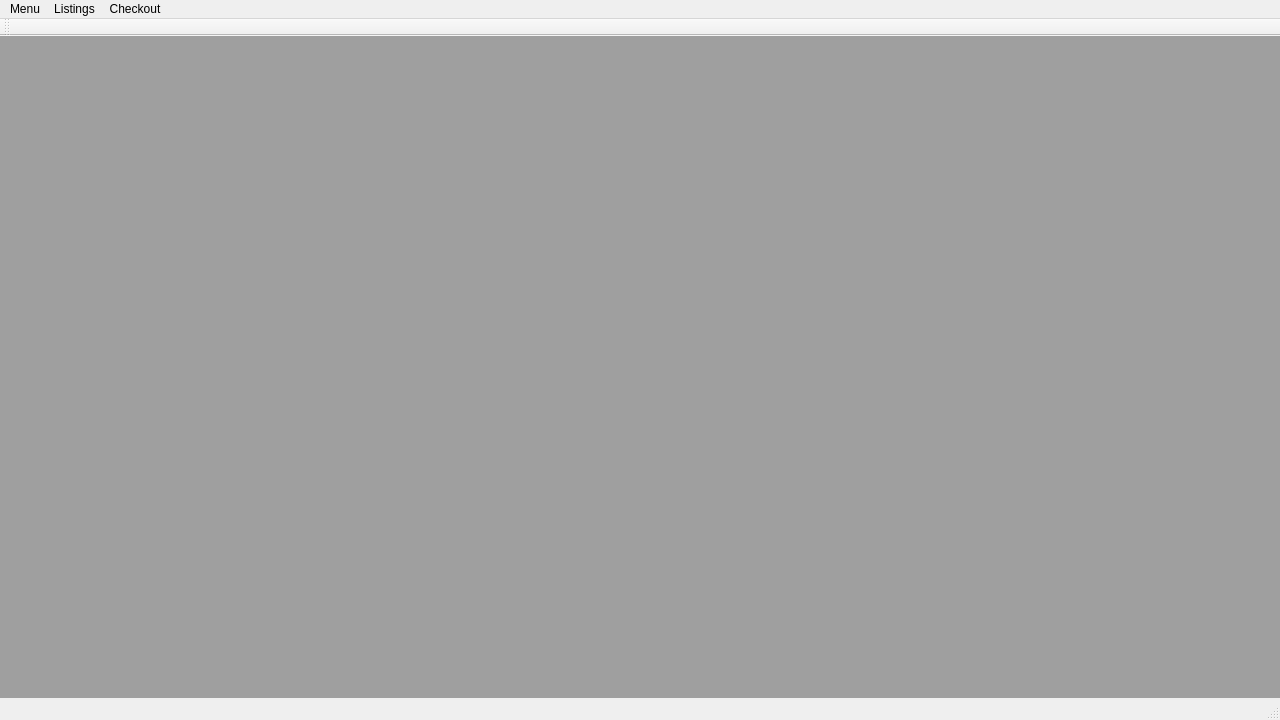
<?xml version="1.0" encoding="UTF-8"?>
<ui version="4.0">
 <class>MainWindow</class>
 <widget class="QMainWindow" name="MainWindow">
  <property name="geometry">
   <rect>
    <x>0</x>
    <y>0</y>
    <width>1280</width>
    <height>720</height>
   </rect>
  </property>
  <property name="sizePolicy">
   <sizepolicy hsizetype="Fixed" vsizetype="Fixed">
    <horstretch>0</horstretch>
    <verstretch>0</verstretch>
   </sizepolicy>
  </property>
  <property name="maximumSize">
   <size>
    <width>1280</width>
    <height>720</height>
   </size>
  </property>
  <property name="windowTitle">
   <string>MainWindow</string>
  </property>
  <widget class="QWidget" name="centralWidget">
   <widget class="QMdiArea" name="mdiArea">
    <property name="geometry">
     <rect>
      <x>0</x>
      <y>0</y>
      <width>1280</width>
      <height>720</height>
     </rect>
    </property>
    <property name="sizePolicy">
     <sizepolicy hsizetype="Fixed" vsizetype="Fixed">
      <horstretch>0</horstretch>
      <verstretch>0</verstretch>
     </sizepolicy>
    </property>
   </widget>
  </widget>
  <widget class="QMenuBar" name="menuBar">
   <property name="geometry">
    <rect>
     <x>0</x>
     <y>0</y>
     <width>1280</width>
     <height>21</height>
    </rect>
   </property>
   <widget class="QMenu" name="menuMenu">
    <property name="title">
     <string>Menu</string>
    </property>
    <addaction name="actionChange_User"/>
    <addaction name="actionNew_User"/>
    <addaction name="separator"/>
    <addaction name="actionSave_Order"/>
    <addaction name="actionSave_Order_As"/>
    <addaction name="actionLoad_Order"/>
    <addaction name="separator"/>
    <addaction name="actionExit"/>
   </widget>
   <widget class="QMenu" name="menuCheckout">
    <property name="title">
     <string>Listings</string>
    </property>
    <addaction name="actionPage_1"/>
    <addaction name="actionPage_2"/>
    <addaction name="actionPage_3"/>
   </widget>
   <widget class="QMenu" name="menuCheckout_2">
    <property name="title">
     <string>Checkout</string>
    </property>
   </widget>
   <addaction name="menuMenu"/>
   <addaction name="menuCheckout"/>
   <addaction name="menuCheckout_2"/>
  </widget>
  <widget class="QToolBar" name="mainToolBar">
   <attribute name="toolBarArea">
    <enum>TopToolBarArea</enum>
   </attribute>
   <attribute name="toolBarBreak">
    <bool>false</bool>
   </attribute>
  </widget>
  <widget class="QStatusBar" name="statusBar"/>
  <action name="actionChange_User">
   <property name="text">
    <string>Change User</string>
   </property>
  </action>
  <action name="actionNew_User">
   <property name="text">
    <string>New User</string>
   </property>
  </action>
  <action name="actionSave_Order">
   <property name="text">
    <string>Save Order</string>
   </property>
  </action>
  <action name="actionSave_Order_As">
   <property name="text">
    <string>Save Order As</string>
   </property>
  </action>
  <action name="actionLoad_Order">
   <property name="text">
    <string>Load Order</string>
   </property>
  </action>
  <action name="actionExit">
   <property name="text">
    <string>Exit</string>
   </property>
  </action>
  <action name="actionPage_1">
   <property name="text">
    <string>Page 1</string>
   </property>
  </action>
  <action name="actionPage_2">
   <property name="text">
    <string>Page 2</string>
   </property>
  </action>
  <action name="actionPage_3">
   <property name="text">
    <string>Page 3</string>
   </property>
  </action>
 </widget>
 <layoutdefault spacing="6" margin="11"/>
 <resources/>
 <connections>
  <connection>
   <sender>actionExit</sender>
   <signal>triggered()</signal>
   <receiver>MainWindow</receiver>
   <slot>close()</slot>
   <hints>
    <hint type="sourcelabel">
     <x>-1</x>
     <y>-1</y>
    </hint>
    <hint type="destinationlabel">
     <x>639</x>
     <y>359</y>
    </hint>
   </hints>
  </connection>
  <connection>
   <sender>actionChange_User</sender>
   <signal>triggered()</signal>
   <receiver>MainWindow</receiver>
   <slot>crLgSc()</slot>
   <hints>
    <hint type="sourcelabel">
     <x>-1</x>
     <y>-1</y>
    </hint>
    <hint type="destinationlabel">
     <x>639</x>
     <y>359</y>
    </hint>
   </hints>
  </connection>
  <connection>
   <sender>actionPage_1</sender>
   <signal>triggered()</signal>
   <receiver>MainWindow</receiver>
   <slot>crLiP1()</slot>
   <hints>
    <hint type="sourcelabel">
     <x>-1</x>
     <y>-1</y>
    </hint>
    <hint type="destinationlabel">
     <x>639</x>
     <y>359</y>
    </hint>
   </hints>
  </connection>
 </connections>
 <slots>
  <slot>crLgSc()</slot>
  <slot>crLiP1()</slot>
 </slots>
</ui>
